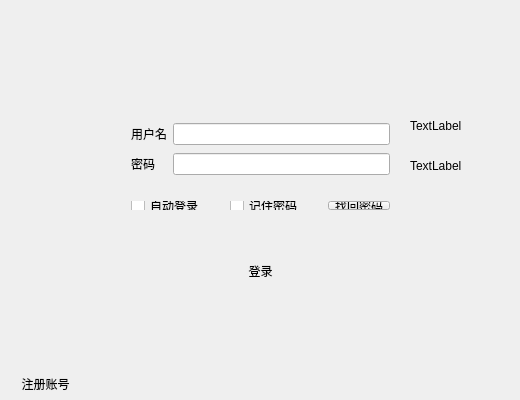
<?xml version="1.0" encoding="UTF-8"?>
<ui version="4.0">
 <class>Login</class>
 <widget class="QWidget" name="Login">
  <property name="geometry">
   <rect>
    <x>0</x>
    <y>0</y>
    <width>520</width>
    <height>400</height>
   </rect>
  </property>
  <property name="windowTitle">
   <string>Login</string>
  </property>
  <widget class="QWidget" name="widget" native="true">
   <property name="geometry">
    <rect>
     <x>0</x>
     <y>0</y>
     <width>520</width>
     <height>400</height>
    </rect>
   </property>
   <widget class="QWidget" name="gridLayoutWidget">
    <property name="geometry">
     <rect>
      <x>120</x>
      <y>110</y>
      <width>281</width>
      <height>80</height>
     </rect>
    </property>
    <layout class="QGridLayout" name="gridLayout">
     <item row="1" column="1">
      <widget class="QLineEdit" name="password"/>
     </item>
     <item row="1" column="0">
      <widget class="QLabel" name="passwordLabel">
       <property name="text">
        <string>密码</string>
       </property>
      </widget>
     </item>
     <item row="0" column="0">
      <widget class="QLabel" name="nameLabel">
       <property name="text">
        <string>用户名</string>
       </property>
      </widget>
     </item>
     <item row="0" column="1">
      <widget class="QLineEdit" name="name"/>
     </item>
    </layout>
   </widget>
   <widget class="QPushButton" name="close">
    <property name="geometry">
     <rect>
      <x>473</x>
      <y>-8</y>
      <width>55</width>
      <height>55</height>
     </rect>
    </property>
    <property name="styleSheet">
     <string notr="true"/>
    </property>
    <property name="text">
     <string/>
    </property>
    <property name="icon">
     <iconset resource="image.qrc">
      <normaloff>:/image/close.png</normaloff>:/image/close.png</iconset>
    </property>
    <property name="iconSize">
     <size>
      <width>55</width>
      <height>55</height>
     </size>
    </property>
    <property name="flat">
     <bool>true</bool>
    </property>
   </widget>
   <widget class="QWidget" name="horizontalLayoutWidget">
    <property name="geometry">
     <rect>
      <x>120</x>
      <y>190</y>
      <width>281</width>
      <height>31</height>
     </rect>
    </property>
    <layout class="QHBoxLayout" name="horizontalLayout">
     <item>
      <widget class="QCheckBox" name="checkBox">
       <property name="text">
        <string>自动登录</string>
       </property>
      </widget>
     </item>
     <item>
      <widget class="QCheckBox" name="checkBox_2">
       <property name="text">
        <string>记住密码</string>
       </property>
      </widget>
     </item>
     <item>
      <widget class="QToolButton" name="toolButton">
       <property name="text">
        <string>找回密码</string>
       </property>
      </widget>
     </item>
    </layout>
   </widget>
   <widget class="QPushButton" name="login">
    <property name="geometry">
     <rect>
      <x>170</x>
      <y>250</y>
      <width>181</width>
      <height>41</height>
     </rect>
    </property>
    <property name="styleSheet">
     <string notr="true">font: 18pt &quot;楷体_GB2312&quot;;</string>
    </property>
    <property name="text">
     <string>登录</string>
    </property>
    <property name="flat">
     <bool>true</bool>
    </property>
   </widget>
   <widget class="QPushButton" name="enroll">
    <property name="geometry">
     <rect>
      <x>10</x>
      <y>370</y>
      <width>71</width>
      <height>28</height>
     </rect>
    </property>
    <property name="text">
     <string>注册账号</string>
    </property>
    <property name="flat">
     <bool>true</bool>
    </property>
   </widget>
   <widget class="QPushButton" name="QRcode">
    <property name="geometry">
     <rect>
      <x>480</x>
      <y>370</y>
      <width>31</width>
      <height>28</height>
     </rect>
    </property>
    <property name="text">
     <string/>
    </property>
    <property name="icon">
     <iconset resource="image.qrc">
      <normaloff>:/image/erweima.png</normaloff>:/image/erweima.png</iconset>
    </property>
    <property name="iconSize">
     <size>
      <width>30</width>
      <height>30</height>
     </size>
    </property>
    <property name="flat">
     <bool>true</bool>
    </property>
   </widget>
   <widget class="QLabel" name="label">
    <property name="geometry">
     <rect>
      <x>410</x>
      <y>110</y>
      <width>101</width>
      <height>31</height>
     </rect>
    </property>
    <property name="text">
     <string>TextLabel</string>
    </property>
   </widget>
   <widget class="QLabel" name="label_2">
    <property name="geometry">
     <rect>
      <x>410</x>
      <y>150</y>
      <width>101</width>
      <height>31</height>
     </rect>
    </property>
    <property name="text">
     <string>TextLabel</string>
    </property>
   </widget>
  </widget>
 </widget>
 <layoutdefault spacing="6" margin="11"/>
 <resources>
  <include location="image.qrc"/>
 </resources>
 <connections/>
</ui>
